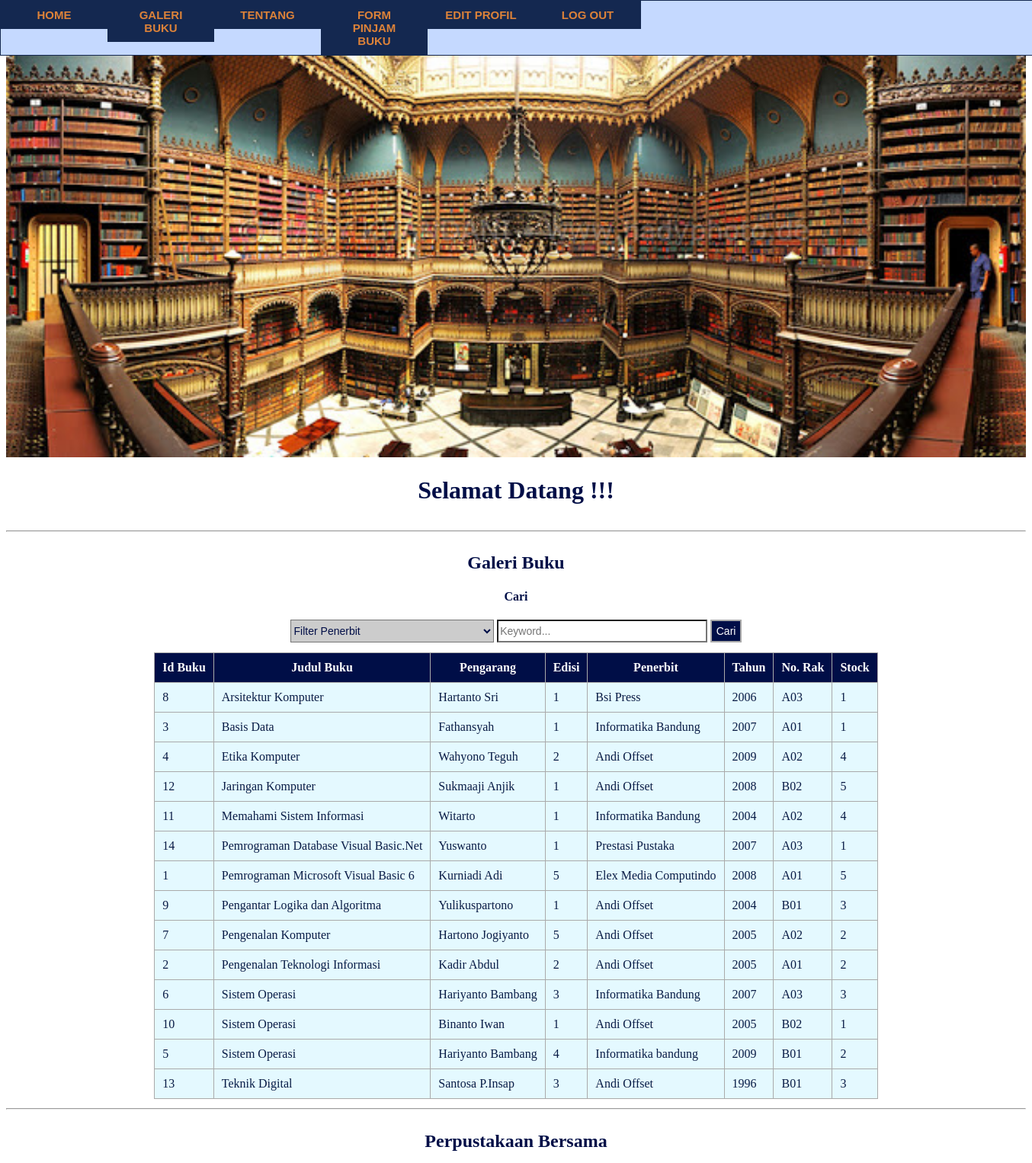
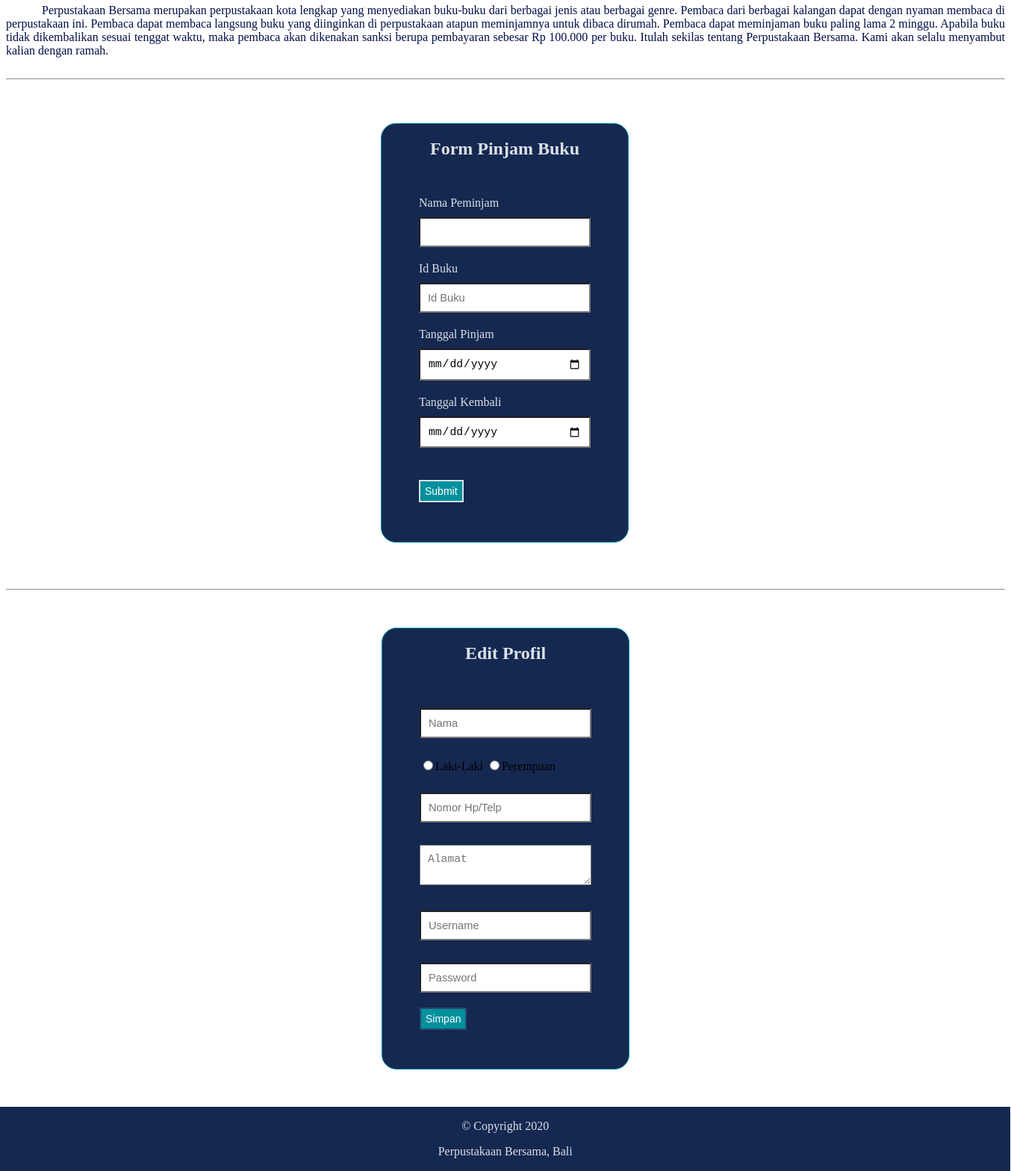
Page /?order=judul_buku&&sort=ASC on the committed database (2 pictures, top to bottom).
### tables this page shows
CREATE TABLE `buku` (
  `id_buku` int(11) NOT NULL,
  `judul_buku` varchar(50) NOT NULL,
  `pengarang_buku` varchar(30) NOT NULL,
  `edisi_buku` varchar(5) NOT NULL,
  `penerbit` varchar(30) NOT NULL,
  `tahun_terbit` int(5) NOT NULL,
  `no_rak` varchar(5) NOT NULL,
  `stock_buku` int(3) NOT NULL
);

### index.php (the view, shortened to what this page needs)
<!DOCTYPE html>
<html>
<head>
	<link rel="stylesheet" type="text/css" href="CSS/index.css">
</head>
<body>
	<nav class="navigasi" style="background-color: #c5d9ff">
        <ul>
            <li><a href="#section1">Home</a></li>
            <li><a href="#section2">Galeri Buku</a></li>
            <li><a href="#section3">Tentang</a></li>
            <li><a href="#section4">Form Pinjam Buku</a></li>
            <li><a href="#section5">Edit Profil</a></li>
            <li><a href="logout.php">Log Out</a></li>
        </ul>
    </nav>
    <div id="section1">
        <img src="Gambar/hal.jpg">
        <h1>Selamat Datang <b style="color: #DC8239;"><?php echo $_SESSION['username'];?></b> !!! </h1>
    </div>
    <hr>
    <div id="section2">
        <h2>Galeri Buku</h2>
        <?php
            $s_penerbit="";
            $s_keyword="";
            $sort = 'ASC';
            $newsort = 'ASC';
            if (isset($_GET['order'])) {
                $order = $_GET['order'];
                $sort = $_GET['sort'];
                if ($sort == 'DESC') {
                    $newsort = 'ASC';
                }
                else{
                    $newsort = 'DESC';
                }
            }else{
                $order = 'id_buku';
            }
        ?>
        <form method="GET" action="" align="center">
        <h4>Cari</h4>
        <select name="s_penerbit" id="s_penerbit">
            <option value="">Filter Penerbit</option>
        </select>
        <input type="text" name="s_keyword" placeholder="Keyword..." id="s_keyword" value="<?php echo $s_keyword; ?>">
        <button id="search" name="search">Cari</button>
    </form>
    <table align="center" cellpadding="20">
        <thead>
            <tr>
                <th>Id Buku</th>
                <th><a href="?order=judul_buku&&sort=<?php echo $newsort; ?>">Judul Buku</a></th>
                <th><a href="?order=pengarang_buku&&sort=<?php echo $newsort; ?>">Pengarang</a></th>
                <th><a href="?order=edisi_buku&&sort=<?php echo $newsort; ?>">Edisi</a></th>
                <th><a href="?order=penerbit&&sort=<?php echo $newsort; ?>">Penerbit</a></th>
                <th><a href="?order=tahun_terbit&&sort=<?php echo $newsort; ?>">Tahun</a></th>
                <th><a href="?order=no_rak&&sort=<?php echo $newsort; ?>">No. Rak</a></th>
                <th><a href="?order=stock_buku&&sort=<?php echo $newsort; ?>">Stock</a></th>
            </tr>
        </thead>
        <tbody>
            <?php
                include "koneksi.php";
                $search_penerbit = '%'.$s_penerbit.'%';
                $search_keyword = '%'.$s_keyword.'%';
                $query = "SELECT * FROM buku WHERE penerbit LIKE ? AND (judul_buku LIKE ? OR pengarang_buku LIKE ? OR edisi_buku LIKE ? OR tahun_terbit LIKE ? OR no_rak LIKE ? OR stock_buku LIKE ?) ORDER BY $order $sort";
                $buku1 = mysqli_prepare($conn, $query) or die(mysqli_error($conn));
                mysqli_stmt_bind_param($buku1, "sssssss", $search_penerbit, $search_keyword, $search_keyword, $search_keyword, $search_keyword, $search_keyword, $search_keyword);
                mysqli_stmt_execute($buku1);
                $hasil = mysqli_stmt_get_result($buku1);
                if (mysqli_num_rows($hasil) > 0) {
                    while ($rows = mysqli_fetch_assoc($hasil)) {
                        $id_buku = $rows['id_buku'];
                        $judul_buku = $rows['judul_buku'];
                        $pengarang_buku = $rows['pengarang_buku'];
                        $edisi_buku = $rows['edisi_buku'];
                        $penerbit = $rows['penerbit'];
                        $tahun_terbit = $rows['tahun_terbit'];
                        $no_rak = $rows['no_rak'];
                        $stock_buku = $rows['stock_buku'];
            ?>
                <tr>
                    <td><?php echo $id_buku; ?></td>
                    <td><?php echo $judul_buku; ?></td>
                    <td><?php echo $pengarang_buku; ?></td>
                    <td><?php echo $edisi_buku; ?></td>
                    <td><?php echo $penerbit; ?></td>
                    <td><?php echo $tahun_terbit; ?></td>
                    <td><?php echo $no_rak; ?></td>
                    <td><?php echo $stock_buku; ?></td>
                </tr>
                <?php } } else { ?>
                <tr>
                    <td colspan="9" align="center">Tidak Ada Data Ditemukan</td>
                </tr>
                <?php } ?>
        </tbody>
    </table>
    </div>
    <hr>
    <div id="section3">
        <h2>Perpustakaan Bersama</h2>
        <p> Perpustakaan Bersama merupakan perpustakaan kota lengkap yang menyediakan buku-buku dari berbagai jenis atau berbagai genre. Pembaca dari berbagai kalangan dapat dengan nyaman membaca di perpustakaan ini. Pembaca dapat membaca langsung buku yang diinginkan di perpustakaan atapun meminjamnya untuk dibaca dirumah. Pembaca dapat meminjaman buku paling lama 2 minggu. Apabila buku tidak dikembalikan sesuai tenggat waktu, maka pembaca akan dikenakan sanksi berupa pembayaran sebesar Rp 100.000 per buku. Itulah sekilas tentang Perpustakaan Bersama. Kami akan selalu menyambut kalian dengan ramah.</p>
    </div>
    <hr>
    <div id="section4">
       <h2 align="center">Form Pinjam Buku</h2>
       <form method="POST" action="pinjam.php">
            <label>Nama Peminjam</label><br>
            <input type="text" id="nama_pinjam" name="nama_pinjam" value="<?php echo $_SESSION['username'];?>"><br>
            <label>Id Buku</label><br>
            <input type="text" id="id_buku" name="id_buku" placeholder="Id Buku"></td><br>
            <label>Tanggal Pinjam</label><br>
            <input type="date" id="tgl_pinjam" name="tgl_pinjam"></td><br>
            <label>Tanggal Kembali</label><br>
            <input type="date" id="tgl_kembali" name="tgl_kembali"></td><br>
            <input type="submit" id="pinjam" name="pinjam" value="Submit"></td><br>
       </form>
    </div>
    <hr>
    <div id="section5">
        <h2>Edit Profil</h2>
        <form method="POST" action="edit_profil.php">
            <input type="text" name="nama" placeholder="Nama">
            <input type="radio" name="jk" value="Laki-Laki">Laki-Laki
            <input type="radio" name="jk" value="Perempuan">Perempuan
            <input type="text" name="no_hp" placeholder="Nomor Hp/Telp"></td>
            <textarea name="alamat" placeholder="Alamat"></textarea></td>
            <input type="text" name="user" placeholder="Username"></td>
            <input type="password" name="pass" placeholder="Password"></td>
            <input type="submit" name="simpan" value="Simpan"></td>
        </form>
    </div>
    <footer>
        <p>&copy Copyright 2020</p>
        <p>Perpustakaan Bersama, Bali</p>
    </footer>
</body>
</html>

### CSS/index.css (style rules this page uses)
* { scroll-behavior: smooth; }
.navigasi ul { border: 1px solid #142850; padding: 0; margin: 0; list-style: none; font-family: Arial, Helvetica, sans-serif; font-size: 15px; font-weight: bold; width: 100%; background-color: #c5d9ff; overflow: hidden; position: fixed; top: 0; left: 0; }
.navigasi li { float: left; }
.navigasi li a { display: block; color: #DC8239; text-align: center; padding: 10px 20px; text-decoration: none; text-transform: uppercase; font-weight: bold; width: 100px; background-color: #142850; }
#section1, #section2, #section3, #section4 { display: inline-block; width: 100%; overflow: hidden; }
#section1 img { width: 100%; }
#section1 h1 { text-align: center; color: #000e47; }
#section2 table { border-collapse: collapse; }
#section2 h2, h4 { text-align: center; color: #000e47; }
#section2 th { background-color: #000e47; border: 1px solid #aaaaaa; text-align:left; color:#ffffff; padding: 10px; text-align: center; }
#section2 th a { background-color: #000e47; text-decoration: none; color: #ffffff; }
#section2 td { background-color: #e4f9ff; border: 1px solid #aaaaaa; padding: 10px; color: #091b45; }
#section2 form { text-align: center; }
#section2 form select { width: 20%; height: 30px; font-size: 14px; margin-bottom: 1%; cursor: pointer; background-color: #cccccc; color: #000e47; }
#section2 form input[type=text] { width: 20%; height: 24px; font-size: 14px; margin-bottom: 1%; background-color: white; }
#section2 form button { width: auto; height: 30px; font-size: 14px; margin-bottom: 1%; background-color: #000e47; color:#ffffff; border: 2px solid #aaaaaa; cursor: pointer; }
#section3 { color: #000e47; }
#section3 h2 { text-align: center; }
#section3 p { text-align: justify; text-indent: 0.5in; }
#section4 { border: 1px solid #00909e; height: auto; width: 330px; margin: 50px 502px; background-color: #142850; border-radius: 20px; }
#section4 form { margin: 50px 50px; background-color: #142850; }
#section4 label { font-size: 16px; color: #dae1e7; background-color: #142850; }
#section4 h2 { text-align: center; color: #dae1e7; background-color: #142850; }
#section4 form input[type=text] { box-sizing : border-box; width: 100%; padding: 10px; font-size: 11pt; margin-top: 10px; margin-bottom: 20px; background-color: white; }
#section4 form input[type=submit] { width: auto; height: 30px; font-size: 14px; margin-bottom: 1%; background-color: #00909e; color:#ffffff; border: 2px solid #dae1e7; cursor: pointer; margin-top: 10%; }
#section4 input[type=date] { box-sizing : border-box; width: 100%; padding: 10px; font-size: 11pt; margin-top: 10px; margin-bottom: 20px; background-color: white; }
#section5 { border: 1px solid #00909e; height: auto; width: 330px; margin: 50px auto; background-color: #142850; border-radius: 20px; }
#section5 h2 { text-align: center; color: #dae1e7; background-color: #142850; }
#section5 form { margin: 50px 50px; background-color: #142850; }
#section5 form input[type=text] { box-sizing : border-box; width: 100%; padding: 10px; font-size: 11pt; margin-top: 10px; margin-bottom: 20px; background-color: white; }
#section5 form input[type=password] { box-sizing : border-box; width: 100%; padding: 10px; font-size: 11pt; margin-top: 10px; margin-bottom: 20px; background-color: white; }
#section5 form input[type=submit] { width: auto; height: 30px; font-size: 14px; margin-bottom: 1%; background-color: #00909e; color:#ffffff; border: 2px solid #27496d; cursor: pointer; }
#section5 form textarea { box-sizing : border-box; width: 100%; padding: 10px; font-size: 11pt; margin-top: 10px; margin-bottom: 20px; background-color: white; }
#section5 form input[type=radio] { margin-top: 10px; margin-bottom: 20px; color: white; }
footer { border: 1px solid #142850; width: 101%; height: 100%; background-color: #142850; position: relative; bottom: 0; left: 0; right: 0; margin-left: -8px; margin-bottom: -8px; }
footer p { text-align: center; background-color: #142850; color: #dae1e7; }

### rows in the picture
buku: id_buku "8", judul_buku "Arsitektur Komputer", pengarang_buku "Hartanto Sri", edisi_buku "1", penerbit "Bsi Press", tahun_terbit "2006", no_rak "A03", stock_buku "1"
buku: id_buku "3", judul_buku "Basis Data", pengarang_buku "Fathansyah", edisi_buku "1", penerbit "Informatika Bandung", tahun_terbit "2007", no_rak "A01", stock_buku "1"
buku: id_buku "4", judul_buku "Etika Komputer", pengarang_buku "Wahyono Teguh", edisi_buku "2", penerbit "Andi Offset", tahun_terbit "2009", no_rak "A02", stock_buku "4"
buku: id_buku "12", judul_buku "Jaringan Komputer", pengarang_buku "Sukmaaji Anjik", edisi_buku "1", penerbit "Andi Offset", tahun_terbit "2008", no_rak "B02", stock_buku "5"
buku: id_buku "11", judul_buku "Memahami Sistem Informasi", pengarang_buku "Witarto", edisi_buku "1", penerbit "Informatika Bandung", tahun_terbit "2004", no_rak "A02", stock_buku "4"
buku: id_buku "14", judul_buku "Pemrograman Database Visual Basic.Net", pengarang_buku "Yuswanto", edisi_buku "1", penerbit "Prestasi Pustaka", tahun_terbit "2007", no_rak "A03", stock_buku "1"
buku: id_buku "1", judul_buku "Pemrograman Microsoft Visual Basic 6", pengarang_buku "Kurniadi Adi", edisi_buku "5", penerbit "Elex Media Computindo", tahun_terbit "2008", no_rak "A01", stock_buku "5"
buku: id_buku "9", judul_buku "Pengantar Logika dan Algoritma", pengarang_buku "Yulikuspartono", edisi_buku "1", penerbit "Andi Offset", tahun_terbit "2004", no_rak "B01", stock_buku "3"
buku: id_buku "7", judul_buku "Pengenalan Komputer", pengarang_buku "Hartono Jogiyanto", edisi_buku "5", penerbit "Andi Offset", tahun_terbit "2005", no_rak "A02", stock_buku "2"
buku: id_buku "2", judul_buku "Pengenalan Teknologi Informasi", pengarang_buku "Kadir Abdul", edisi_buku "2", penerbit "Andi Offset", tahun_terbit "2005", no_rak "A01", stock_buku "2"
buku: id_buku "6", judul_buku "Sistem Operasi", pengarang_buku "Hariyanto Bambang", edisi_buku "3", penerbit "Informatika Bandung", tahun_terbit "2007", no_rak "A03", stock_buku "3"
buku: id_buku "10", judul_buku "Sistem Operasi", pengarang_buku "Binanto Iwan", edisi_buku "1", penerbit "Andi Offset", tahun_terbit "2005", no_rak "B02", stock_buku "1"
buku: id_buku "5", judul_buku "Sistem Operasi", pengarang_buku "Hariyanto Bambang", edisi_buku "4", penerbit "Informatika bandung", tahun_terbit "2009", no_rak "B01", stock_buku "2"
buku: id_buku "13", judul_buku "Teknik Digital", pengarang_buku "Santosa P.Insap", edisi_buku "3", penerbit "Andi Offset", tahun_terbit "1996", no_rak "B01", stock_buku "3"
